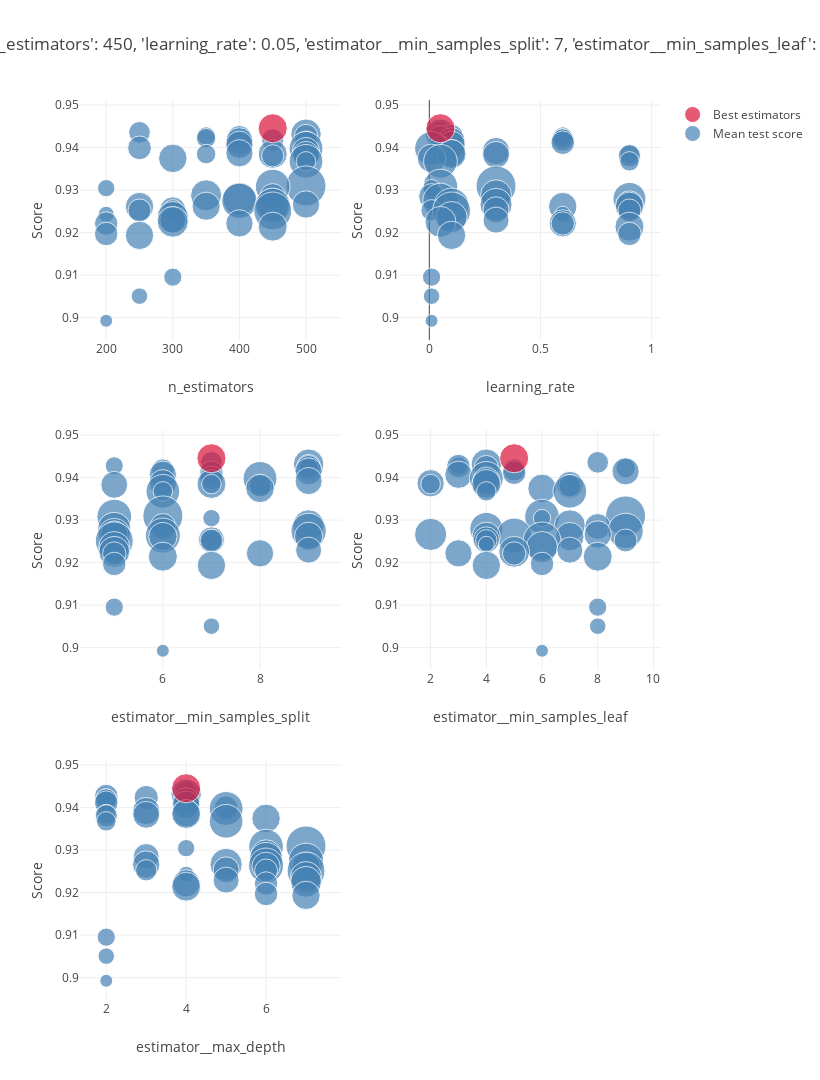

Notebook cell for this chart:
### Code cell
# plot parameters and scores
plot_grid_search(model_AdaBoost_random_search)
